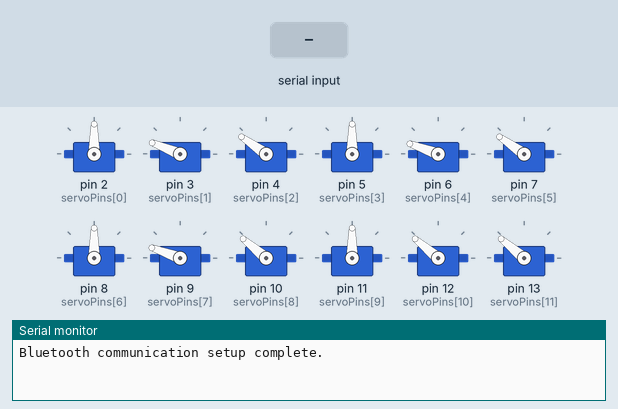
A sketch run on a simulated Arduino Mega 2560, built with avr-gcc and run on an emulated ATmega2560. On the bench: 12 × servo, the last lines printed to the serial monitor. Inputs (shaded band) come from the test bench.

Above: at 2.2 s.
2.3 s: "F" received over the second serial link
At 3.45 s:
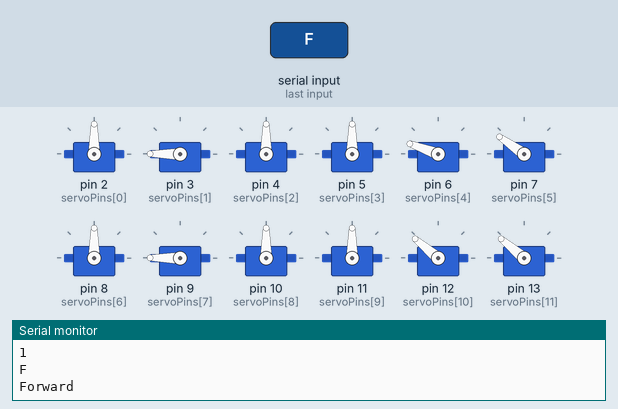
5.3 s: "B" received over the second serial link
At 5.85 s:
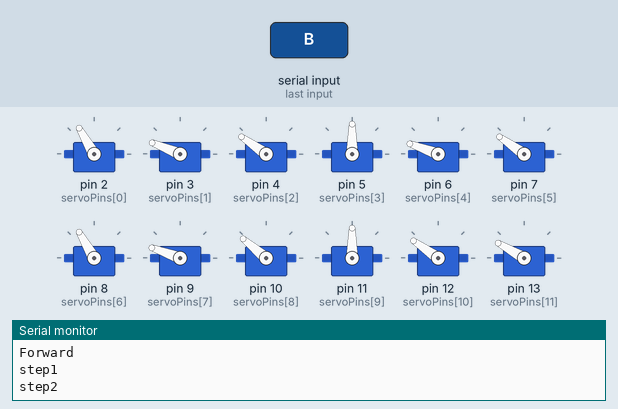
8.3 s: "L" received over the second serial link
At 8.65 s:
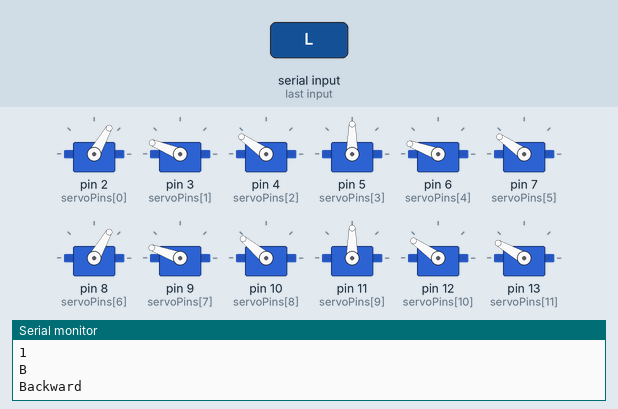
11.3 s: "R" received over the second serial link
At 11.76 s:
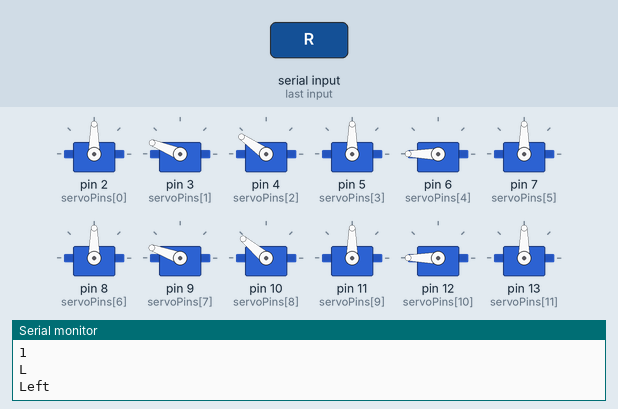
14.3 s: "B" received over the second serial link
At 14.86 s:
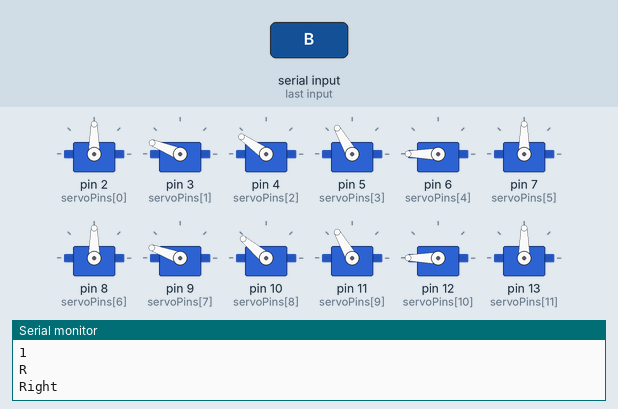
Timing chart, 0 to 18.3 s (numbered marks = the images above; inputs shaded):
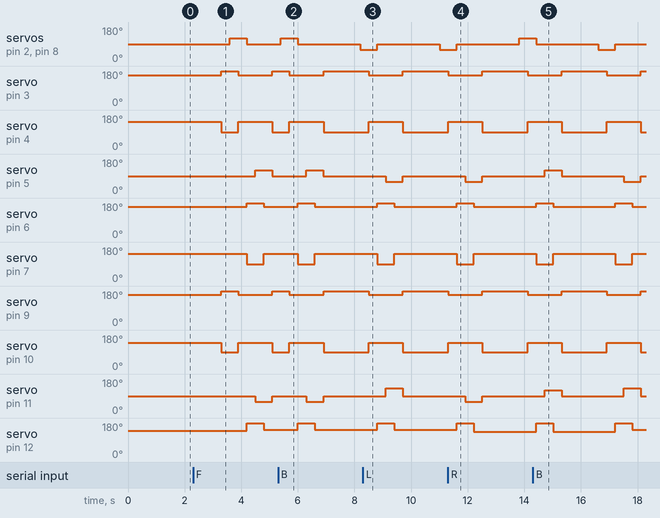

Measured:
- after the input at 2.3 s, servo on pin 2 (servoPins[0]): 90° → 120° after 1.3 s, → 90° 0.60 s later; servo on pin 3 (servoPins[1]): 158° → 180° after 1.0 s, → 158° 0.60 s later, → 180° 1.2 s later
- after the input at 5.3 s, servo on pin 3 (servoPins[1]): goes on until 6.9 s, then stays 180°; servo on pin 4 (servoPins[2]): goes on until 6.9 s, then stays 90°
- after the input at 8.3 s, servo on pin 3 (servoPins[1]): goes on until 9.7 s, then stays 180°; servo on pin 4 (servoPins[2]): goes on until 9.7 s, then stays 90°
- after the input at 11.3 s, servo on pin 5 (servoPins[3]): goes on until 12.5 s, then stays 90°; servo on pin 6 (servoPins[4]): goes on until 12.2 s, then stays 160°
- after the input at 14.3 s, servo on pin 6 (servoPins[4]): 160° → 180° after 2.9 s, → 160° 0.60 s later; servo on pin 7 (servoPins[5]): 145° → 90° after 2.9 s, → 145° 0.60 s later; servo on pin 13 (servoPins[11]): 150° → 90° after 2.9 s, → 150° 0.60 s later

The sketch:

Hexapod_final.ino
```cpp
#include <Servo.h>

Servo servos[18];
int speed=300;

// Define the pins for each servo
const int servoPins[18] = {2, 3, 4, 5, 6, 7, 8, 9, 10, 11, 12, 13, 14, 15, 16, 17, 20, 21};
char command;
char direction='a';
// Define the initial angles for each servo
const int initialAngles[18] = {
  90, 158, 145, // L1, L2, L3
  90, 160, 145, // L4, L5, L6
  90, 160, 140, // L7, L8, L9
  90, 140, 140, // R1, R2, R3
  90, 150, 140, // R4, R5, R6
  90, 165, 145  // R7, R8, R9
};

void setup() {
  // Initialize the Serial Monitor communication
  Serial.begin(115200);

  // Initialize Serial1 for communication with the HC-05 module
  Serial1.begin(115200);

  Serial.println("Bluetooth communication setup complete.");

 // Attach each servo to a pin
  for (int i = 0; i < 18; i++) {
    servos[i].attach(servoPins[i]);
  }

  // Move all servos to their initial positions
  for (int i = 0; i < 18; i++) {
    servos[i].write(initialAngles[i]);
  }
  delay(1000);  // Wait for servos to reach their initial positions

}

void loop() {

  if (Serial1.available()) {
    String data  = Serial1.readString();
    // Trim leading and trailing whitespace from the received data
    data.trim();

    Serial.println("data"+data);
    Serial.println(data.length());
    // Process each character in the data string
    for (int i = 0; i < data.length(); i++) {
      char command = data.charAt(i);
      Serial.println(command);
      switch(command) {
        case 'F':
          direction = 'F';
          Serial.println("Forward");
          break;
        case 'B':
          direction='B';
          Serial.println("Backward");
          break;
        case 'L':
          direction='L';
          Serial.println("Left");
          break;
        case 'R':
          direction='R';
          Serial.println("Right");
          break;
        case 'S':
          direction='S';
          break;
        default:
          direction='S';
          // Handle unexpected characters
          Serial.print("Unknown command: ");
          // Serial.println(command);
          break;
      }
    }
  }
  switch(direction){
        case 'F':
          move_forward();
          Serial.println("Forward");
          break;
        case 'B':
          move_backward();
          Serial.println("Backward");
          break;
        case 'L':
          turn_left();
          Serial.println("Left");
          break;
        case 'R':
          turn_right();
          Serial.println("Right");
          break;
  }
}

void move_forward() {
  // Step 1
  servos[1].write(180);
  servos[2].write(90);
  servos[7].write(180);
  servos[8].write(90);
  servos[13].write(180);
  servos[14].write(90);
  delay(speed);
  Serial.println("step1");

  // Step 2
  servos[0].write(120);
  servos[6].write(120);
  servos[12].write(60);
  delay(speed);
  Serial.println("step2");

  // Step 3
  servos[1].write(158);
  servos[2].write(145);
  servos[7].write(160);
  servos[8].write(140);
  servos[13].write(150);
  servos[14].write(140);
  delay(speed);
  Serial.println("step3");

  // Step 4
  servos[0].write(90);
  servos[6].write(90);
  servos[12].write(90);
  servos[4].write(180);
  servos[5].write(90);
  servos[10].write(180);
  servos[11].write(90);
  servos[16].write(180);
  servos[17].write(90);
  delay(speed);
  Serial.println("step4");


  // Step 5
  servos[3].write(120);
  servos[9].write(60);
  servos[15].write(60);
  delay(speed);
  Serial.println("step5");


  // Step 6
  servos[4].write(160);
  servos[5].write(145);
  servos[10].write(145);
  servos[11].write(150);
  servos[16].write(165);
  servos[17].write(145);
  delay(speed);
  Serial.println("step6");


  // Step 7
  servos[3].write(90);
  servos[9].write(90);
  servos[15].write(90);
  servos[1].write(180);
  servos[2].write(90);
  servos[7].write(180);
  servos[8].write(90);
  servos[13].write(180);
  servos[14].write(90);
  Serial.println("step6");

}

void move_backward() {
      // Step 1
  servos[1].write(180);
  servos[2].write(90);
  servos[7].write(180);
  servos[8].write(90);
  servos[13].write(180);
  servos[14].write(90);
  delay(speed);

  // Step 2
  servos[0].write(60);
  servos[6].write(60);
  servos[12].write(120);
  delay(speed);

  // Step 3
  servos[1].write(158);
  servos[2].write(145);
  servos[7].write(160);
  servos[8].write(140);
  servos[13].write(150);
  servos[14].write(140);
  delay(speed);

  // Step 4
  servos[0].write(90);
  servos[6].write(90);
  servos[12].write(90);
  servos[4].write(180);
  servos[5].write(90);
  servos[10].write(180);
  servos[11].write(90);
  servos[16].write(180);
  servos[17].write(90);
  delay(speed);

  // Step 5
  servos[3].write(60);
  servos[9].write(130);
  servos[15].write(120);
  delay(speed);

  // Step 6
  servos[4].write(160);
  servos[5].write(145);
  servos[10].write(145);
  servos[11].write(150);
  servos[16].write(165);
  servos[17].write(145);
  delay(speed);

  // Step 7
  servos[3].write(90);
  servos[9].write(90);
  servos[15].write(90);
  servos[1].write(180);
  servos[2].write(90);
  servos[7].write(180);
  servos[8].write(90);
  servos[13].write(180);
  servos[14].write(90);
}

void turn_left() {

  // Step 1
  servos[1].write(180);
  servos[2].write(90);
  servos[7].write(180);
  servos[8].write(90);
  servos[13].write(180);
  servos[14].write(90);
  delay(speed);

  // Step 2
  servos[0].write(60);
  servos[6].write(60);
  servos[12].write(60);
  delay(speed);

  // Step 3
  servos[1].write(158);
  servos[2].write(145);
  servos[7].write(160);
  servos[8].write(140);
  servos[13].write(150);
  servos[14].write(140);
  delay(speed);

  // Step 4
  servos[0].write(90);
  servos[6].write(90);
  servos[12].write(90);
  servos[4].write(180);
  servos[5].write(90);
  servos[10].write(180);
  servos[11].write(90);
  servos[16].write(180);
  servos[17].write(90);
  delay(speed);

  // Step 5
  servos[3].write(60);
  servos[9].write(60);
  servos[15].write(60);
  delay(speed);

  // Step 6
  servos[4].write(160);
  servos[5].write(145);
  servos[10].write(135);
  servos[11].write(150);
  servos[16].write(165);
  servos[17].write(145);
  delay(speed);

  // Step 7
  servos[3].write(90);
  servos[9].write(90);
  servos[15].write(90);
  servos[1].write(180);
  servos[2].write(90);
  servos[7].write(180);
  servos[8].write(90);
  servos[13].write(180);
  servos[14].write(90);

}

void turn_right() {
  // Step 1
  servos[1].write(180);
  servos[2].write(90);
  servos[7].write(180);
  servos[8].write(90);
  servos[13].write(180);
  servos[14].write(90);
  delay(speed);

  // Step 2
  servos[0].write(120);
  servos[6].write(120);
  servos[12].write(120);
  delay(speed);

  // Step 3
  servos[1].write(158);
  servos[2].write(145);
  servos[7].write(160);
  servos[8].write(140);
  servos[13].write(150);
  servos[14].write(140);
  delay(speed);

  // Step 4
  servos[0].write(90);
  servos[6].write(90);
  servos[12].write(90);
  servos[4].write(180);
  servos[5].write(90);
  servos[10].write(180);
  servos[11].write(90);
  servos[16].write(180);
  servos[17].write(90);
  delay(speed);

  // Step 5
  servos[3].write(120);
  servos[9].write(120);
  servos[15].write(120);
  delay(speed);

  // Step 6
  servos[4].write(160);
  servos[5].write(145);
  servos[10].write(135);
  servos[11].write(150);
  servos[16].write(165);
  servos[17].write(145);
  delay(speed);

  // Step 7
  servos[3].write(90);
  servos[9].write(90);
  servos[15].write(90);
  servos[1].write(180);
  servos[2].write(90);
  servos[7].write(180);
  servos[8].write(90);
  servos[13].write(180);
  servos[14].write(90);

}
```
